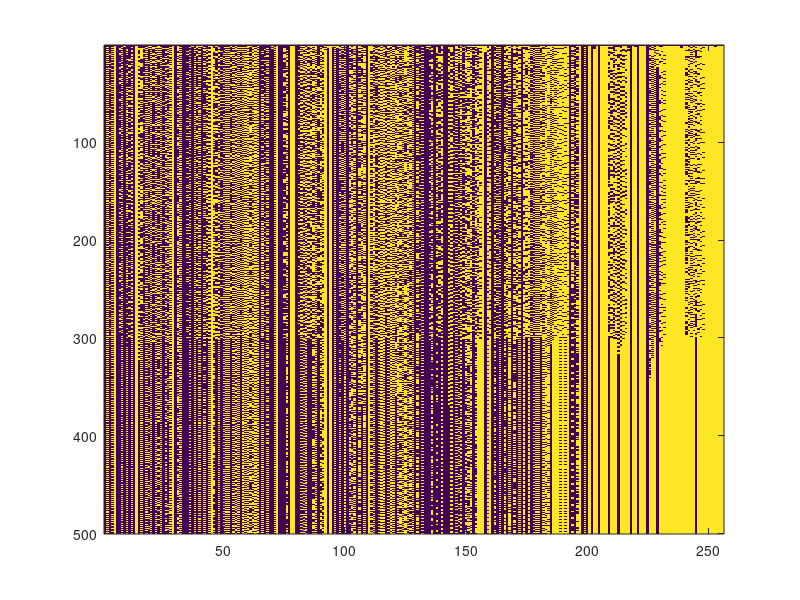

Recreate this plot in MATLAB.
im = zeros(500, 256);

for f = 0:255
    field = zeros(500, 600);    
    field(1, :) = int32(randi([0, 1], [1, 600]));

    for i = 2:500
        l(2:599) = field(i-1, 1:598);
        s(2:599) = field(i-1, 2:599);
        r(2:599) = field(i-1, 3:600);
    
        l(1) = field(i - 1, 1);
        s(1) = field(i - 1, 1);
        r(1) = field(i - 1, 2);
        l(599) = field(i - 1, 599);
        s(599) = field(i - 1, 600);
        r(599) = field(i - 1, 600);
    
        p = l * 4 + s * 2 + r;
    
        rule = f;
        for j = 0:7
            if rem(rule, 2) == 1
                field(i, p == j) = 1;
            end
            rule = floor(rule / 2);
        end

        im(i, f + 1) = field(i, 300);
    end
end

figure
imagesc(im)